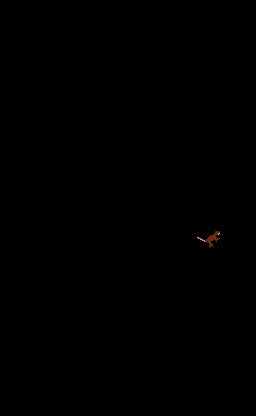

This game map was drawn from its Tiled (.tmx) file and the tilesets committed beside it. A one-line description and the full map source follow:
An orthogonal 8x13 tile map with 32x32 px tiles, 1 tile layer (Tile Layer 3), 2 hidden layers not drawn.

<map version="1.2" tiledversion="1.2.2" orientation="orthogonal" renderorder="left-up" width="8" height="13" tilewidth="32" tileheight="32" infinite="0" nextlayerid="4" nextobjectid="1">
 <tileset firstgid="1" source="FullSpriteSheet.tsx" />
 <layer id="1" name="Tile Layer 1" width="8" height="13" visible="0">
  <data encoding="csv">
104,104,104,104,104,104,104,104,
104,400,400,400,400,104,104,104,
104,104,104,104,400,104,104,104,
104,104,104,104,400,104,104,104,
104,104,104,104,400,104,104,104,
104,104,104,104,400,104,104,104,
104,104,104,104,400,104,104,104,
104,104,104,104,400,400,400,104,
104,104,104,104,400,104,104,104,
104,104,104,104,400,104,104,104,
104,104,104,104,400,104,104,104,
104,104,104,104,400,104,104,104,
104,104,104,104,104,104,104,104
</data>
 </layer>
 <layer id="2" name="Tile Layer 2" width="8" height="13" visible="0">
  <data encoding="csv">
0,0,0,0,0,0,0,0,
0,0,0,0,0,0,0,0,
0,0,0,0,0,0,0,0,
0,0,0,0,0,0,0,0,
0,0,0,0,0,0,0,0,
0,0,0,0,0,0,0,0,
0,0,0,0,0,0,0,0,
0,0,0,0,0,0,0,0,
0,0,0,0,0,0,0,0,
0,0,0,0,0,0,0,0,
0,0,0,0,0,0,0,0,
0,0,0,0,0,0,0,0,
0,0,0,0,0,0,0,0
</data>
 </layer>
 <layer id="3" name="Tile Layer 3" width="8" height="13">
  <data encoding="csv">
236,236,236,236,236,236,236,236,
236,236,236,236,236,236,236,236,
236,236,236,236,236,236,236,236,
236,236,236,236,236,236,236,236,
236,236,236,236,236,236,236,236,
236,236,236,236,236,236,236,236,
236,236,236,236,236,236,236,236,
236,236,236,236,236,236,551,236,
236,236,236,236,236,236,236,236,
236,236,236,236,236,236,236,236,
236,236,236,236,236,236,236,236,
236,236,236,236,236,236,236,236,
236,236,236,236,236,236,236,236
</data>
 </layer>
</map>
